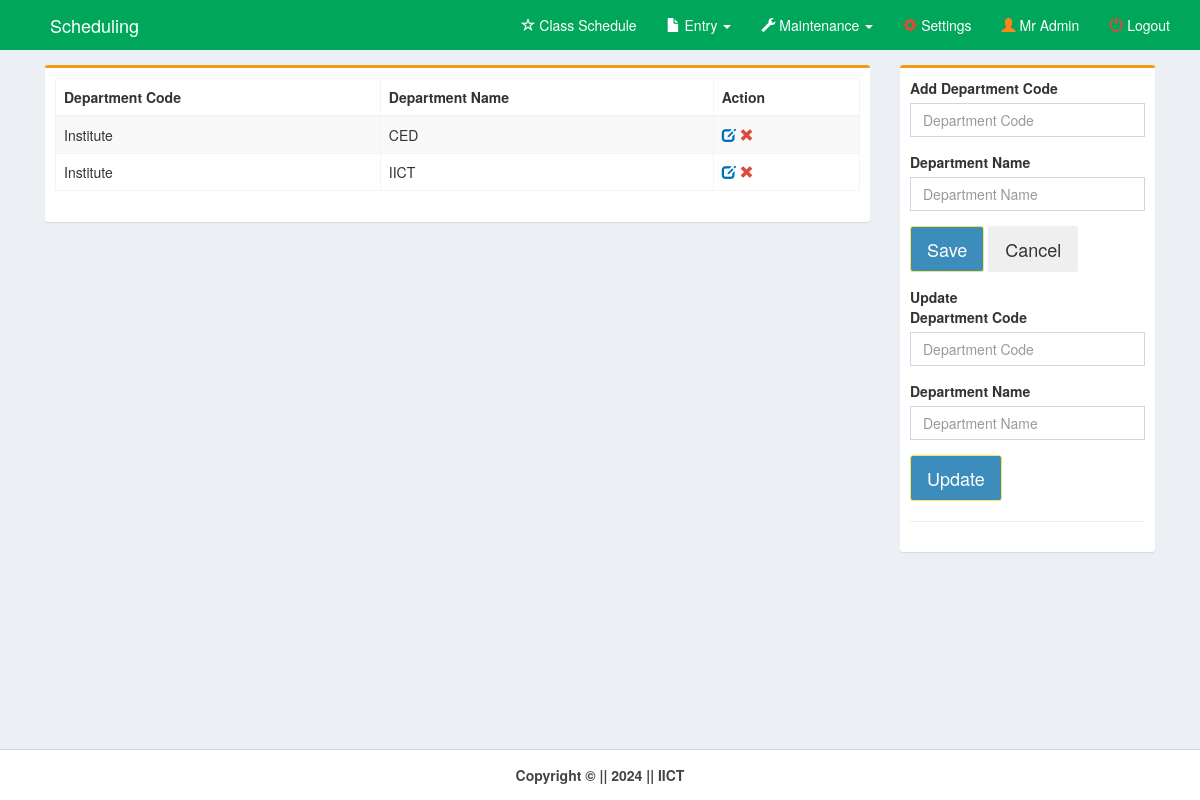
Page /pages/department.php (signed in) on the earlier database version.
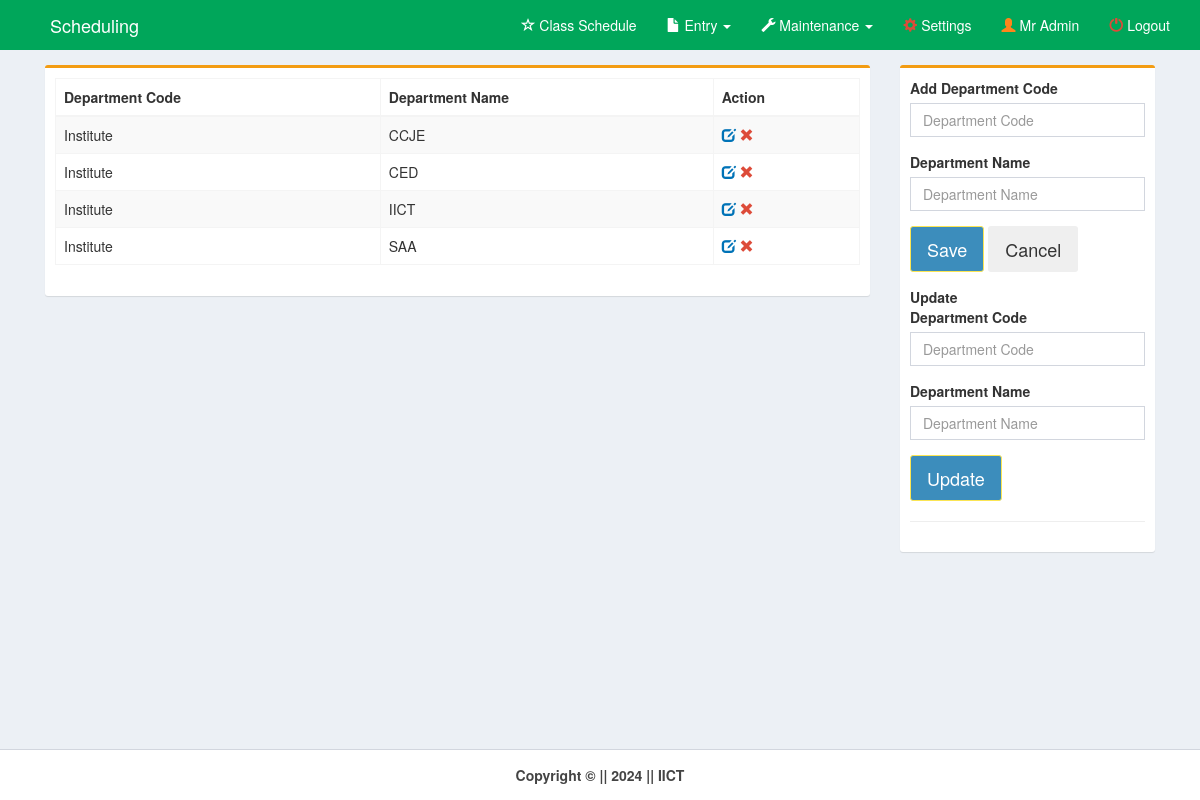
Same page on the later database version.
### tables this page shows
CREATE TABLE `dept` (
  `dept_id` int(11) NOT NULL,
  `dept_code` varchar(10) NOT NULL,
  `dept_name` varchar(100) NOT NULL
);

### pages/department.php (the view, shortened to what the changed rows need)
<!DOCTYPE html>
<html>
<head>
    <link rel="stylesheet" href="../bootstrap/css/bootstrap.min.css">
    <link rel="stylesheet" href="../plugins/datatables/dataTables.bootstrap.css">
    <link rel="stylesheet" href="../dist/css/AdminLTE.min.css">
    <link rel="stylesheet" href="../plugins/select2/select2.min.css">
    <link rel="stylesheet" href="../dist/css/skins/_all-skins.min.css">
</head>
<body class="hold-transition skin-green layout-top-nav" onload="myFunction()">
    <div class="wrapper">
        <div class="content-wrapper">
            <div class="container">
                <section class="content">
                    <div class="row">
                        <div class="col-md-9">
                            <div class="box box-warning">
                                <div class="box-body">
                                    <div class="row">
                                        <div class="col-md-12">
                                            <table class="table table-bordered table-striped"
                                                style="margin-right:-10px">
                                                <thead>
                                                    <tr>
                                                        <th>Department Code</th>
                                                        <th>Department Name</th>
                                                        <th>Action</th>
                                                    </tr>
                                                </thead>
                                                <?php
        include('../dist/includes/dbcon.php');
        $query=mysqli_query($con,"select * from dept order by dept_name")or die(mysqli_error($con));
          while($row=mysqli_fetch_array($query)){
            $id=$row['dept_id'];
            $code=$row['dept_code'];
            $name=$row['dept_name'];
    ?>
                                                <tr>
                                                    <td><?php echo $code;?></td>
                                                    <td><?php echo $name;?></td>
                                                    <td><a id="click"
                                                            href="department.php?id=<?php echo $id;?>&code=<?php echo $code;?>&name=<?php echo $name;?>">
                                                            <i class="glyphicon glyphicon-edit text-blue"></i></a>
                                                        <a id="removeme"
                                                            onclick="return confirm('Are you sure you want this record to be deleted?');"
                                                            href="department_del.php?id=<?php echo $id;?>">
                                                            <i class="glyphicon glyphicon-remove text-red"></i></a>
                                                    </td>
                                                </tr>
                                                <?php }?>
                                            </table>
                                        </div>
                                    </div>
                                </div>
                            </div>
                        </div>
                    </div>
                </section>
            </div>
        </div>
    </div>
</body>
</html>

Differences in the rows shown:
added dept: dept_code "Institute", dept_name "CCJE"
added dept: dept_code "Institute", dept_name "SAA"
